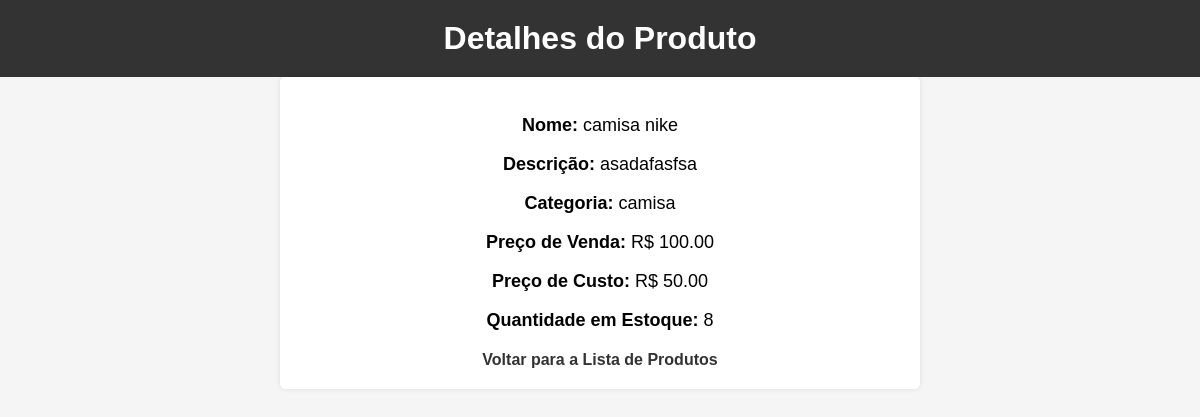
The app's page /estoque/produto/2/, older data.
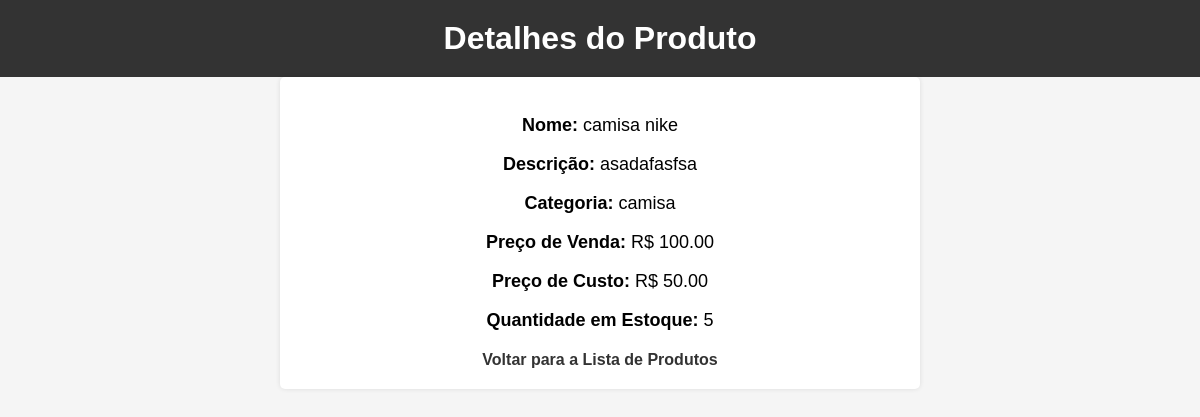
The same page, newer data.
### estoque/models.py (models this page shows, shortened)
class Produto(models.Model):
    nome = models.CharField(max_length=255)
    descricao = models.TextField()
    categoria = models.ForeignKey(Categoria, on_delete=models.CASCADE)
    preco_venda = models.DecimalField(max_digits=10, decimal_places=2)
    preco_custo = models.DecimalField(max_digits=10, decimal_places=2)
    quantidade_estoque = models.IntegerField()

class Categoria(models.Model):
    nome = models.CharField(max_length=255)
    def __str__(self):
        return self.nome

### estoque/views.py (the view)
# urls.py: path('produto/<int:produto_id>/', views.detalhes_produto, name='detalhes_produto'),
def detalhes_produto(request, produto_id):
    produto = get_object_or_404(Produto, pk=produto_id)
    transacoes = TransacaoEstoque.objects.filter(produto=produto)
    return render(request, 'estoque/detalhes_produto.html', {'produto': produto, 'transacoes': transacoes})

### estoque/templates/estoque/detalhes_produto.html (shortened to what this page needs)
<!DOCTYPE html>
<html lang="en">
<head>
</head>
<body>
    <h1>Detalhes do Produto</h1>
    <div class="details-container">
        <p><strong>Nome:</strong> {{ produto.nome }}</p>
        <p><strong>Descrição:</strong> {{ produto.descricao }}</p>
        <p><strong>Categoria:</strong> {{ produto.categoria }}</p>
        <p><strong>Preço de Venda:</strong> R$ {{ produto.preco_venda }}</p>
        <p><strong>Preço de Custo:</strong> R$ {{ produto.preco_custo }}</p>
        <p><strong>Quantidade em Estoque:</strong> {{ produto.quantidade_estoque }}</p>
        <a class="back-link" href="{% url 'lista_produtos' %}">Voltar para a Lista de Produtos</a>
    </div>
</body>
</html>

Row changes from the older to the newer data that the page shows:
changed Produto "camisa nike": quantidade_estoque "8" → "5"
